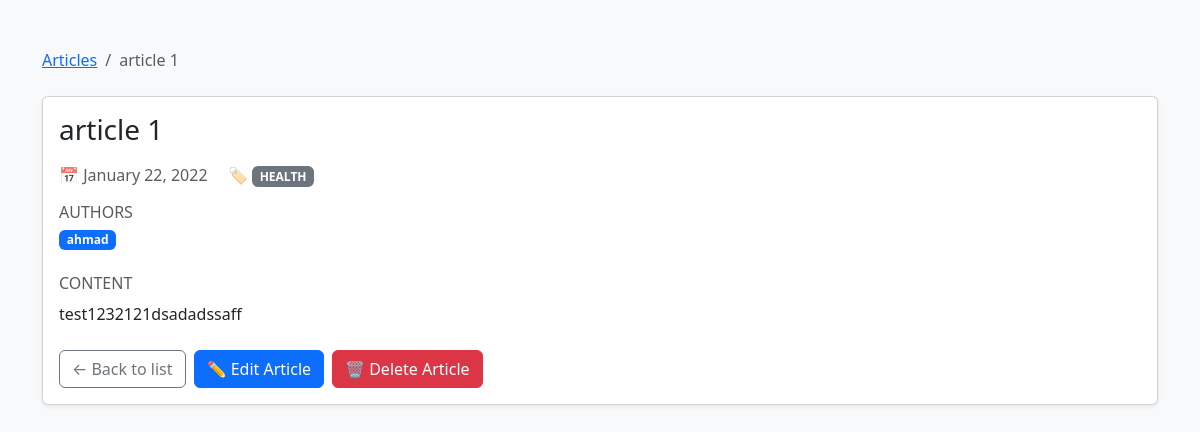
/article/6/, run on the app's committed database.
### polls/models.py (models this page shows, shortened)
class TimeStampedModel(models.Model):
    created_at = models.DateTimeField(auto_now_add=True ,null=True,blank=True)
    updated_at = models.DateTimeField(auto_now=True,null=True,blank=True)
    class Meta:
        abstract = True

class Article(TimeStampedModel):
    title = models.CharField(max_length=100 , verbose_name='Article title' , help_text='Enter the title of your article')
    publication_date = models.DateField(verbose_name='Publication date' , help_text='Enter the publication date of your article',null=True,blank=True)
    authors = models.ManyToManyField(User)
    category = models.ForeignKey(Category , null=True, on_delete=models.CASCADE ,blank=True)
    content = models.TextField(null=True,blank=True )

class Category(models.Model):
    CHOICES_CATEGORY = [
        ('TECH', 'Technology'),
        ('HEALTH', 'Health'),
        ('EDU', 'Education'),
        ('LIFESTYLE', 'Lifestyle'),
        ('BUSINESS', 'Business'),
        ('SPORTS', 'Sports'),
        ('TRAVEL', 'Travel'),
        ('FOOD', 'Food'),
        ('POLITICS','politics')
    ]
    type = models.CharField(
        max_length=20,
        choices=CHOICES_CATEGORY,
        default='TECH',
        verbose_name='Category Type',
        help_text='Select the type of this category'
    )
    def __str__(self):
        return self.type

class User(AbstractBaseUser, PermissionsMixin):
    ROLE_CHOICES = [("reader", "Reader"), ("author", "Author"), ("admin", "Admin")]
    email = models.EmailField(unique=True)
    username = models.CharField(max_length=150, unique=True)
    first_name = models.CharField(max_length=50)
    last_name = models.CharField(max_length=50)
    age = models.PositiveIntegerField()
    profile_photo = models.ImageField(upload_to='profile_photos/', null=True, blank=True)
    birth_date = models.DateField(null=True, blank=True)
    role = models.CharField(max_length=10, choices=ROLE_CHOICES)
    is_active = models.BooleanField(default=True)
    is_staff = models.BooleanField(default=False)
    objects = UserManager()
    USERNAME_FIELD = "email"
    REQUIRED_FIELDS = ["username", "first_name", "last_name", "role", "age"]

### polls/views.py (the view)
# urls.py: path('article/<int:pk>/', views.ArticleDetailView.as_view() , name='article-detail'),
class ArticleDetailView(DetailView):
    model = Article
    template_name = "articles/article_detail.html"
    context_object_name = "articles"

### polls/templates/articles/article_detail.html (shortened to what this page needs)
<!DOCTYPE html>
<html lang="en">
<head>
  <link href="https://cdn.jsdelivr.net/npm/bootstrap@5.3.2/dist/css/bootstrap.min.css" rel="stylesheet">
</head>
<body class="bg-light">
<div class="container py-5">
  <nav aria-label="breadcrumb" class="mb-4">
    <ol class="breadcrumb">
      <li class="breadcrumb-item"><a href="#">Articles</a></li>
      <li class="breadcrumb-item active" aria-current="page">{{ articles.title }}</li>
    </ol>
  </nav>
  <div class="card shadow-sm">
    <div class="card-body">
      <h1 class="h3 mb-3">{{ articles.title }}</h1>
      <div class="mb-3 text-muted">
        <span class="me-3">
          📅
          {% if articles.publication_date %}
            {{ articles.publication_date|date:"F j, Y" }}
          {% else %}
            Not published
          {% endif %}
        </span>
        <span class="me-3">
          🏷️
          {% if articles.category %}
            <span class="badge text-bg-secondary">{{ articles.category }}</span>
          {% else %}
            <span class="badge text-bg-light border">No category</span>
          {% endif %}
        </span>
      </div>
      <div class="mb-4">
        <h2 class="h6 text-uppercase text-muted mb-2">Authors</h2>
        {% with authors_qs=articles.authors.all %}
          {% if authors_qs %}
            <div class="d-flex flex-wrap gap-2">
              {% for author in authors_qs %}
                <span class="badge text-bg-primary">{{ author.get_full_name|default:author.username }}</span>
              {% endfor %}
            </div>
          {% else %}
            <span class="text-muted">No authors</span>
          {% endif %}
        {% endwith %}
      </div>
      <div class="mb-4">
        <h2 class="h6 text-uppercase text-muted mb-2">Content</h2>
        <div class="fs-6">
          {% if articles.content %}
            {{ articles.content|linebreaksbr }}
          {% else %}
            <span class="text-muted">No content</span>
          {% endif %}
        </div>
      </div>
      <div class="d-flex gap-2">
        <a href="{% url 'list-articles'  %}" class="btn btn-outline-secondary">← Back to list</a>
        <a href=" {% url 'edit-article' articles.pk %}" class="btn btn-primary">✏️  Edit Article</a>
        <a href="{% url 'article-delete'  articles.pk%}" class="btn btn-danger" >
          🗑️ Delete Article
        </a>
      </div>
    </div>
  </div>
</div>
</body>
</html>

### data on the page
Article: title "article 1", publication_date "January 22, 2022", category "HEALTH", content "test1232121dsadadssaff"
User: get_full_name "ahmad"
